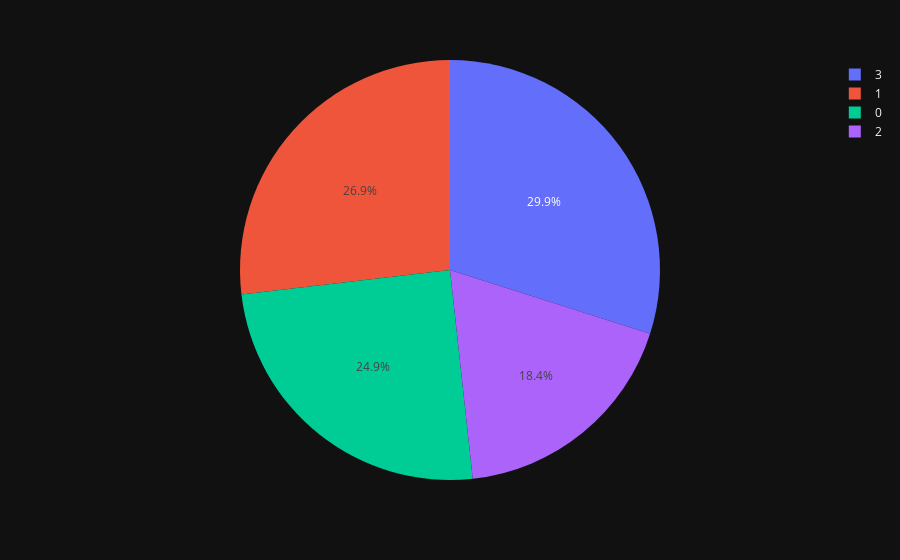

The cell this chart's notebook holds for it:
### Code cell
pie=batting_heavy_advanced_main_scale.groupby('label').size().reset_index()
pie.columns=['label','value']
px.pie(pie,values='value',names='label')

### Figure 1 — Plotly figure (JSON) as saved in the notebook; plotly's stock layout.template omitted (floating-point values rounded to 4 significant figures)
{"data": [{"domain": {"x": [0.0, 1.0], "y": [0.0, 1.0]}, "hovertemplate": "label=%{label}<br>value=%{value}<extra></extra>", "labels": [0, 1, 2, 3], "legendgroup": "", "name": "", "showlegend": true, "values": [3047, 3293, 2250, 3666], "type": "pie"}], "layout": {"legend": {"tracegroupgap": 0}, "margin": {"t": 60}}}
